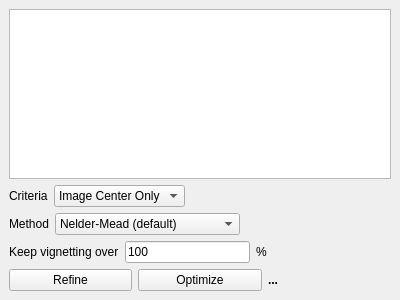
<?xml version="1.0" encoding="UTF-8"?>
<ui version="4.0">
 <class>DockOptimizer</class>
 <widget class="QDockWidget" name="DockOptimizer">
  <property name="geometry">
   <rect>
    <x>0</x>
    <y>0</y>
    <width>400</width>
    <height>300</height>
   </rect>
  </property>
  <property name="features">
   <set>QDockWidget::DockWidgetFloatable|QDockWidget::DockWidgetMovable</set>
  </property>
  <property name="windowTitle">
   <string>Optimizer</string>
  </property>
  <widget class="QWidget" name="dockWidgetContents">
   <layout class="QGridLayout" name="gridLayout">
    <item row="5" column="0">
     <layout class="QHBoxLayout" name="horizontalLayout_4">
      <item>
       <widget class="QLabel" name="label_3">
        <property name="text">
         <string>Keep vignetting over</string>
        </property>
       </widget>
      </item>
      <item>
       <widget class="QLineEdit" name="leMinVignetting">
        <property name="text">
         <string>100</string>
        </property>
       </widget>
      </item>
      <item>
       <widget class="QLabel" name="label_4">
        <property name="text">
         <string>%</string>
        </property>
       </widget>
      </item>
      <item>
       <spacer name="horizontalSpacer_3">
        <property name="orientation">
         <enum>Qt::Horizontal</enum>
        </property>
        <property name="sizeHint" stdset="0">
         <size>
          <width>40</width>
          <height>20</height>
         </size>
        </property>
       </spacer>
      </item>
     </layout>
    </item>
    <item row="0" column="0">
     <widget class="QTableWidget" name="twParams">
      <property name="editTriggers">
       <set>QAbstractItemView::AllEditTriggers</set>
      </property>
      <property name="alternatingRowColors">
       <bool>false</bool>
      </property>
     </widget>
    </item>
    <item row="6" column="0">
     <layout class="QHBoxLayout" name="horizontalLayout_2">
      <item>
       <widget class="QPushButton" name="pushButton_2">
        <property name="text">
         <string>Refine</string>
        </property>
       </widget>
      </item>
      <item>
       <widget class="QPushButton" name="pushButton">
        <property name="text">
         <string>Optimize</string>
        </property>
       </widget>
      </item>
      <item>
       <widget class="QLabel" name="lblResult">
        <property name="font">
         <font>
          <weight>75</weight>
          <bold>true</bold>
         </font>
        </property>
        <property name="autoFillBackground">
         <bool>true</bool>
        </property>
        <property name="text">
         <string>...</string>
        </property>
       </widget>
      </item>
     </layout>
    </item>
    <item row="2" column="0">
     <layout class="QHBoxLayout" name="horizontalLayout">
      <item>
       <widget class="QLabel" name="label">
        <property name="text">
         <string>Criteria</string>
        </property>
       </widget>
      </item>
      <item>
       <widget class="QComboBox" name="cbCriteria">
        <item>
         <property name="text">
          <string>Image Center Only</string>
         </property>
        </item>
        <item>
         <property name="text">
          <string>Mostly Center</string>
         </property>
        </item>
        <item>
         <property name="text">
          <string>Full Frame Mean</string>
         </property>
        </item>
        <item>
         <property name="text">
          <string>Full Frame Max</string>
         </property>
        </item>
       </widget>
      </item>
      <item>
       <spacer name="horizontalSpacer">
        <property name="orientation">
         <enum>Qt::Horizontal</enum>
        </property>
        <property name="sizeHint" stdset="0">
         <size>
          <width>40</width>
          <height>20</height>
         </size>
        </property>
       </spacer>
      </item>
     </layout>
    </item>
    <item row="4" column="0">
     <layout class="QHBoxLayout" name="horizontalLayout_3">
      <item>
       <widget class="QLabel" name="label_2">
        <property name="text">
         <string>Method</string>
        </property>
       </widget>
      </item>
      <item>
       <widget class="QComboBox" name="cbMethod">
        <item>
         <property name="text">
          <string>Nelder-Mead (default)</string>
         </property>
        </item>
        <item>
         <property name="text">
          <string>Monte-Carlo MultiScale</string>
         </property>
        </item>
        <item>
         <property name="text">
          <string>Hypercube (regular division)</string>
         </property>
        </item>
       </widget>
      </item>
      <item>
       <spacer name="horizontalSpacer_2">
        <property name="orientation">
         <enum>Qt::Horizontal</enum>
        </property>
        <property name="sizeHint" stdset="0">
         <size>
          <width>40</width>
          <height>20</height>
         </size>
        </property>
       </spacer>
      </item>
     </layout>
    </item>
   </layout>
  </widget>
 </widget>
 <resources/>
 <connections/>
</ui>
